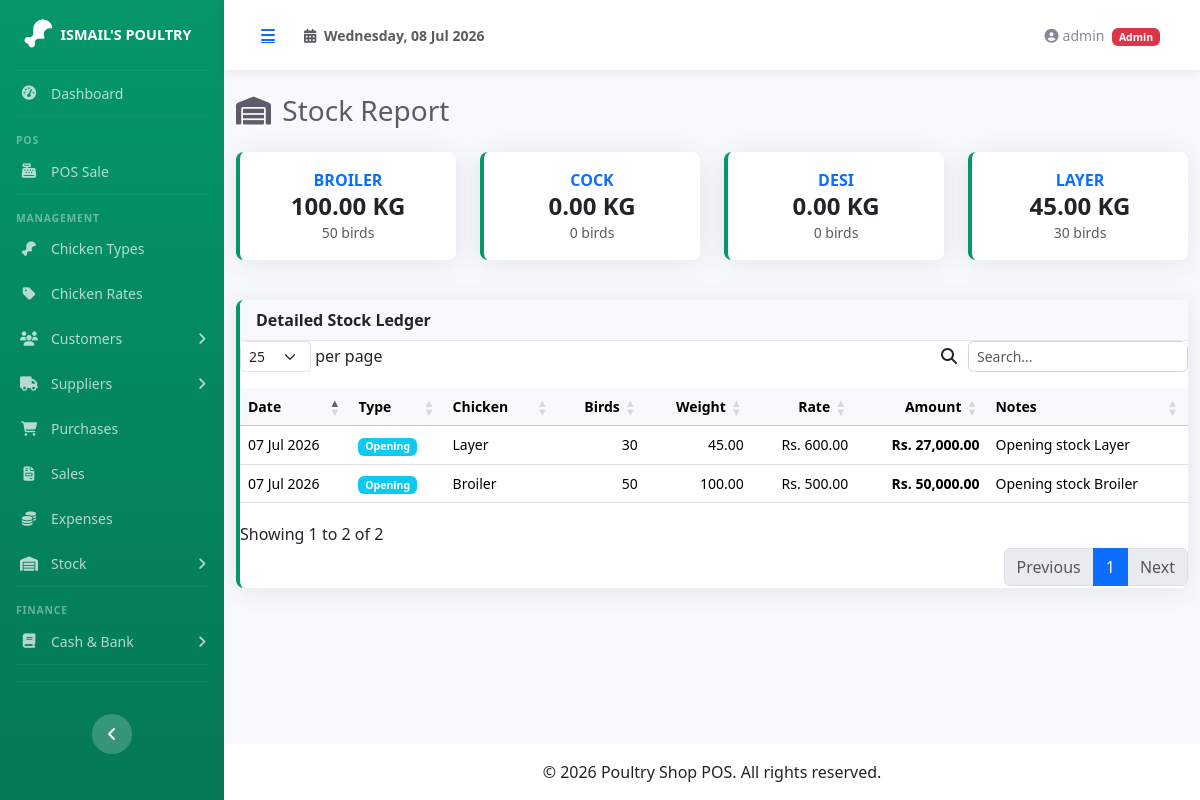
Screenshot of /pages/reports/stock_report.php (signed in) with the database file from the repository.
### tables this page shows
CREATE TABLE IF NOT EXISTS chicken_types (
  id          INT             AUTO_INCREMENT PRIMARY KEY,
  name        VARCHAR(50)     NOT NULL UNIQUE,
  created_at  TIMESTAMP       DEFAULT CURRENT_TIMESTAMP
);

CREATE TABLE IF NOT EXISTS stock_ledger (
  id                INT             AUTO_INCREMENT PRIMARY KEY,
  transaction_date  DATE            NOT NULL,
  transaction_type  ENUM('opening','purchase','sale','adjustment') NOT NULL,
  chicken_type_id   INT             NOT NULL,
  birds_count       INT             NOT NULL DEFAULT 0,
  weight_kg         DECIMAL(12,3)   NOT NULL DEFAULT 0.000,
  rate_per_kg       DECIMAL(10,2)   NOT NULL DEFAULT 0.00,
  amount            DECIMAL(12,2)   NOT NULL DEFAULT 0.00,
  reference_id      INT             DEFAULT NULL,
  notes             TEXT            DEFAULT NULL,
  created_at        TIMESTAMP       DEFAULT CURRENT_TIMESTAMP,
  FOREIGN KEY (chicken_type_id) REFERENCES chicken_types(id) ON DELETE CASCADE ON UPDATE CASCADE,
  INDEX idx_stock_date (transaction_date),
  INDEX idx_stock_type (transaction_type),
  INDEX idx_stock_chicken (chicken_type_id)
);

### includes/functions.php (called while the page is built, shortened)
<?php
function money($amount): string {
    return number_format((float)$amount, 2);
}
function availableStock(int $chicken_type_id): array {
    $pdo = getDB();
    $stmt = $pdo->prepare("
        SELECT
            COALESCE(SUM(CASE WHEN transaction_type IN ('opening','purchase','adjustment') THEN birds_count ELSE 0 END), 0)
            - COALESCE(SUM(CASE WHEN transaction_type = 'sale' THEN birds_count ELSE 0 END), 0) AS birds,
            COALESCE(SUM(CASE WHEN transaction_type IN ('opening','purchase','adjustment') THEN weight_kg ELSE 0 END), 0)
            - COALESCE(SUM(CASE WHEN transaction_type = 'sale' THEN weight_kg ELSE 0 END), 0) AS weight
        FROM stock_ledger
        WHERE chicken_type_id = ?
    ");
    $stmt->execute([$chicken_type_id]);
    return $stmt->fetch();
}

### pages/reports/stock_report.php (the view, shortened to what this page needs)
<?php
require_once __DIR__ . '/../../includes/functions.php';
$pdo = getDB();
$types = $pdo->query("SELECT id, name FROM chicken_types ORDER BY name")->fetchAll();
require_once __DIR__ . '/../../includes/header.php';
?>
<div class="d-sm-flex align-items-center justify-content-between mb-4">
    <h1 class="h3 mb-0 text-gray-800"><i class="fas fa-warehouse me-1"></i> Stock Report</h1>
</div>
<div class="row mb-4 no-print">
    <?php foreach ($types as $t):
        $data = availableStock($t['id']);
    ?>
    <div class="col-md-3 col-6 mb-3">
        <div class="card border-start-primary dashboard-card">
            <div class="card-body text-center">
                <div class="text-xs fw-bold text-primary text-uppercase"><?= htmlspecialchars($t['name']) ?></div>
                <div class="h4 mb-0 fw-bold"><?= number_format($data['weight'], 2) ?> KG</div>
                <small class="text-muted"><?= $data['birds'] ?> birds</small>
            </div>
        </div>
    </div>
    <?php endforeach; ?>
</div>
<div class="card border-start-primary">
    <div class="card-header">Detailed Stock Ledger</div>
    <div class="card-body p-0">
        <div class="table-responsive">
            <table class="table datatable table-hover mb-0 small">
                <thead class="table-light">
                    <tr><th>Date</th><th>Type</th><th>Chicken</th><th class="text-end">Birds</th><th class="text-end">Weight</th><th class="text-end">Rate</th><th class="text-end">Amount</th><th>Notes</th></tr>
                </thead>
                <tbody>
                    <?php
                    $ledger = $pdo->query("
                        SELECT sl.*, ct.name AS chicken_type_name
                        FROM stock_ledger sl
                        JOIN chicken_types ct ON ct.id = sl.chicken_type_id
                        ORDER BY sl.transaction_date DESC, sl.id DESC
                    ")->fetchAll();
                    foreach ($ledger as $l):
                    ?>
                    <tr class="<?= $l['transaction_type'] === 'sale' ? 'table-danger' : ($l['transaction_type'] === 'purchase' ? 'table-success' : '') ?>">
                        <td><?= date('d M Y', strtotime($l['transaction_date'])) ?></td>
                        <td><span class="badge bg-<?= $l['transaction_type'] === 'sale' ? 'danger' : ($l['transaction_type'] === 'purchase' ? 'success' : 'info') ?>"><?= ucfirst($l['transaction_type']) ?></span></td>
                        <td><?= htmlspecialchars($l['chicken_type_name']) ?></td>
                        <td class="text-end"><?= $l['birds_count'] ?: '-' ?></td>
                        <td class="text-end"><?= number_format($l['weight_kg'], 2) ?></td>
                        <td class="text-end"><?= $l['rate_per_kg'] ? 'Rs. ' . money($l['rate_per_kg']) : '-' ?></td>
                        <td class="text-end fw-bold">Rs. <?= money($l['amount']) ?></td>
                        <td><?= htmlspecialchars($l['notes'] ?? '-') ?></td>
                    </tr>
                    <?php endforeach; ?>
                </tbody>
            </table>
        </div>
    </div>
</div>
<?php require_once __DIR__ . '/../../includes/footer.php'; ?>

### assets/css/sb-admin-custom.css (style rules this page uses)
:root { --primary: #059669; --primary-dark: #047857; --primary-light: #10b981; --primary-50: #ecfdf5; --sidebar-width: 224px; }
* { margin: 0; padding: 0; box-sizing: border-box; }
body { background-color: #f8f9fc; font-family: 'Segoe UI', Tahoma, Geneva, Verdana, sans-serif; }
.card { border: none; border-radius: 0.5rem; box-shadow: 0 0.15rem 1.75rem 0 rgba(58, 59, 69, 0.1); }
.card-header { background-color: #f8f9fc; border-bottom: 1px solid #e3e6f0; font-weight: 600; }
.border-start-primary { border-left: 0.25rem solid var(--primary) !important; }
.text-gray-800 { color: #5a5c69 !important; }
.dashboard-card { transition: transform 0.2s; }
.table-responsive { border-radius: 0.5rem; }

### rows the page displays
chicken_types: name "BROILER", weight "100.00", birds "50"
chicken_types: name "COCK", weight "0.00", birds "0"
chicken_types: name "DESI", weight "0.00", birds "0"
chicken_types: name "LAYER", weight "45.00", birds "30"
stock_ledger: transaction_date "07 Jul 2026", transaction_type "Opening", chicken_type.name "Layer", birds_count "30", weight_kg "45.00", rate_per_kg "600.00", amount "27,000.00", notes "Opening stock Layer"
stock_ledger: transaction_date "07 Jul 2026", transaction_type "Opening", chicken_type.name "Broiler", birds_count "50", weight_kg "100.00", rate_per_kg "500.00", amount "50,000.00", notes "Opening stock Broiler"

### other values shown
$_SESSION['user_name'] "admin"
$_SESSION['user_role'] "Admin"
